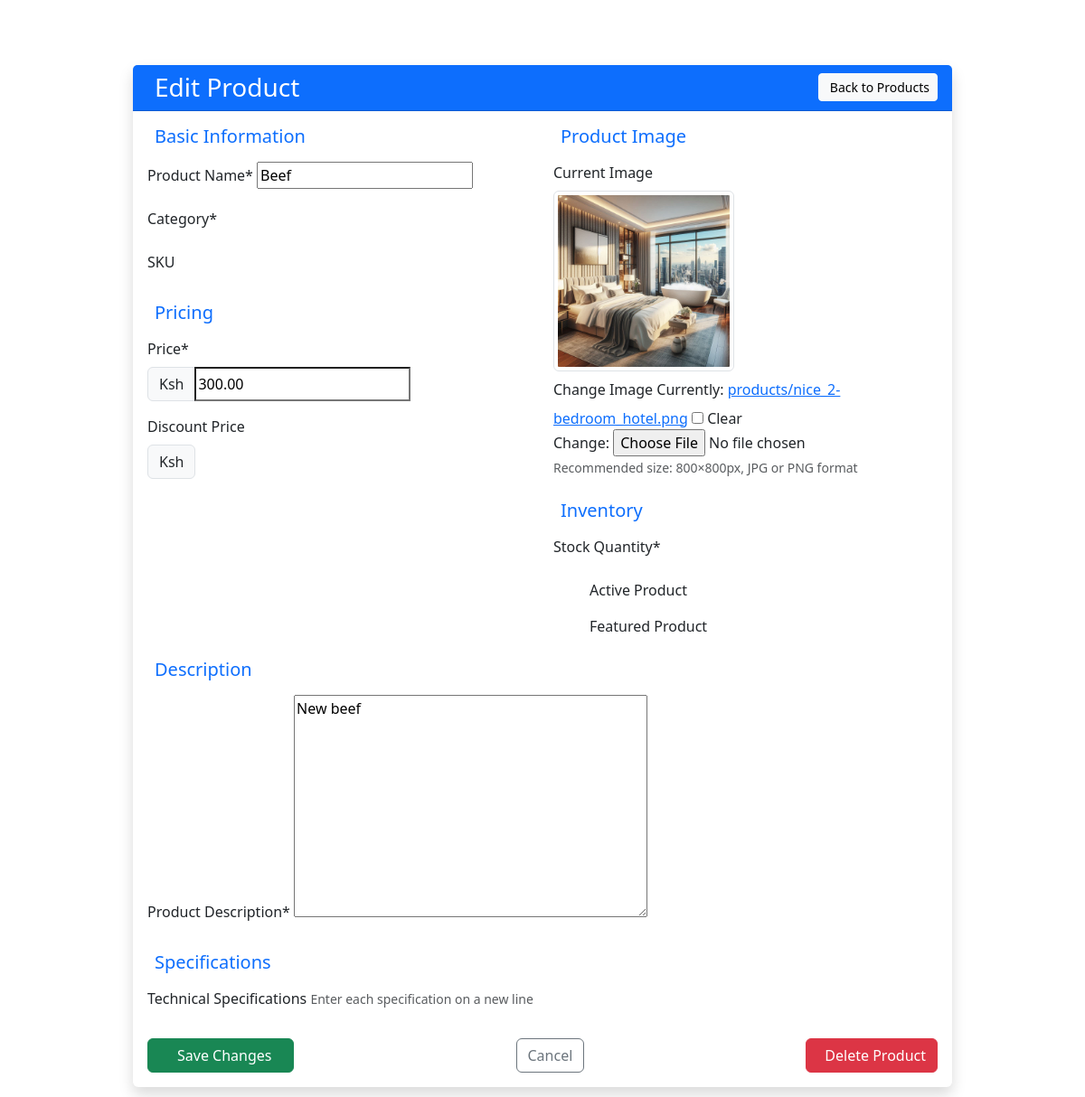
The app's page /custom-admin/products/1/edit/ (signed in) with its own data.
### core/models.py (models this page shows, shortened)
class Product(models.Model):
    name = models.CharField(max_length=255)
    description = models.TextField(blank=True, null=True)
    price = models.DecimalField(max_digits=10, decimal_places=2)
    discount_price = models.DecimalField(max_digits=10, decimal_places=2, blank=True, null=True)
    stock = models.PositiveIntegerField(default=0)
    category = models.CharField(max_length=100, blank=True, null=True)
    is_featured = models.BooleanField(default=False)
    is_active = models.BooleanField(default=True)
    image = models.ImageField(upload_to='products/', blank=True, null=True)
    created_at = models.DateTimeField(auto_now_add=True)

### core/views.py (the view)
# urls.py: path('custom-admin/products/<int:pk>/edit/', views.edit_product, name='edit_product'),
@login_required(login_url='/')
def edit_product(request, pk):
    product = get_object_or_404(Product, pk=pk)
    if request.method == 'POST':
        form = ProductForm(request.POST, request.FILES, instance=product)
        if form.is_valid():
            form.save()
            messages.success(request, "Product updated successfully.")
            return redirect('product_list')
    else:
        form = ProductForm(instance=product)
    return render(request, 'edit_product.html', {'form': form, 'product': product})

### core/forms.py
class ProductForm(forms.ModelForm):
    class Meta:
        model = Product
        fields = ['name', 'description', 'price', 'image']

### core/templates/edit_product.html (shortened to what this page needs)
{% extends "base.html" %}
{% load static %}
{% block content %}
<div class="container py-5">
  <div class="row justify-content-center">
    <div class="col-lg-10">
      <div class="card border-0 shadow">
        <div class="card-header bg-primary text-white">
          <div class="d-flex justify-content-between align-items-center">
            <h3 class="mb-0">Edit Product</h3>
            <a href="{% url 'product_list' %}" class="btn btn-light btn-sm">
               Back to Products
            </a>
          </div>
        </div>
        <div class="card-body">
          <form method="POST" enctype="multipart/form-data" class="needs-validation" novalidate>
            <div class="row">
              <div class="col-md-6">
                <div class="mb-4">
                  <h5 class="text-primary mb-3">Basic Information</h5>
                  <div class="form-group mb-3">
                    <label for="{{ form.name.id_for_label }}" class="form-label">Product Name*</label>
                    {{ form.name }}
                  </div>
                  <div class="form-group mb-3">
                    <label for="{{ form.category.id_for_label }}" class="form-label">Category*</label>
                  </div>
                  <div class="form-group mb-3">
                    <label for="{{ form.sku.id_for_label }}" class="form-label">SKU</label>
                  </div>
                </div>
                <div class="mb-4">
                  <h5 class="text-primary mb-3">Pricing</h5>
                  <div class="form-group mb-3">
                    <label for="{{ form.price.id_for_label }}" class="form-label">Price*</label>
                    <div class="input-group">
                      <span class="input-group-text">Ksh</span>
                      {{ form.price }}
                    </div>
                  </div>
                  <div class="form-group mb-3">
                    <label for="{{ form.discount_price.id_for_label }}" class="form-label">Discount Price</label>
                    <div class="input-group">
                      <span class="input-group-text">Ksh</span>
                    </div>
                  </div>
                </div>
              </div>
              <div class="col-md-6">
                <div class="mb-4">
                  <h5 class="text-primary mb-3">Product Image</h5>
                  <div class="form-group mb-3">
                    <label class="form-label">Current Image</label>
                    <div class="mb-2">
                      {% if product.image %}
                        <img src="{{ product.image.url }}" alt="Current product image" class="img-thumbnail" style="max-height: 200px;">
                      {% else %}
                        <div class="text-muted">No image available</div>
                      {% endif %}
                    </div>
                    <label for="{{ form.image.id_for_label }}" class="form-label">Change Image</label>
                    {{ form.image }}
                    <small class="form-text text-muted">Recommended size: 800×800px, JPG or PNG format</small>
                  </div>
                </div>
                <div class="mb-4">
                  <h5 class="text-primary mb-3">Inventory</h5>
                  <div class="form-group mb-3">
                    <label for="{{ form.stock.id_for_label }}" class="form-label">Stock Quantity*</label>
                  </div>
                  <div class="form-check form-switch mb-3">
                    <label class="form-check-label" for="{{ form.is_active.id_for_label }}">Active Product</label>
                  </div>
                  <div class="form-check form-switch mb-3">
                    <label class="form-check-label" for="{{ form.is_featured.id_for_label }}">Featured Product</label>
                  </div>
                </div>
              </div>
            </div>
            <div class="mb-4">
              <h5 class="text-primary mb-3">Description</h5>
              <div class="form-group mb-3">
                <label for="{{ form.description.id_for_label }}" class="form-label">Product Description*</label>
                {{ form.description }}
              </div>
            </div>
            <div class="mb-4">
              <h5 class="text-primary mb-3">Specifications</h5>
              <div class="form-group mb-3">
                <label for="{{ form.specifications.id_for_label }}" class="form-label">Technical Specifications</label>
                <small class="form-text text-muted">Enter each specification on a new line</small>
              </div>
            </div>
            <div class="d-flex justify-content-between mt-4">
              <button type="submit" class="btn btn-success px-4">
                Save Changes
              </button>
              <a href="{% url 'product_list' %}" class="btn btn-outline-secondary">
                Cancel
              </a>
              <button type="button" class="btn btn-danger" data-bs-toggle="modal" data-bs-target="#deleteModal">
                Delete Product
              </button>
            </div>
          </form>
        </div>
      </div>
    </div>
  </div>
</div>
{% endblock %}

### records on screen
Product: name "Beef", price "300.00", image (picture), description "New beef"
